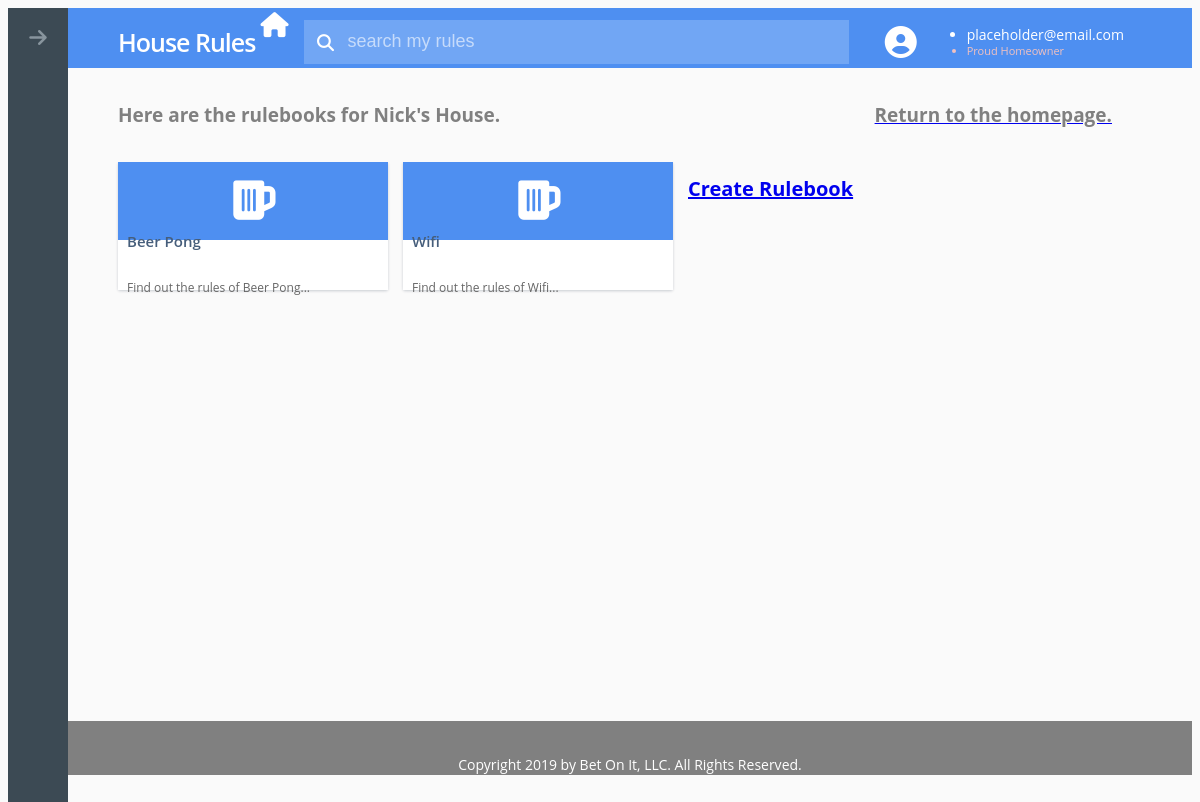
The app's page /house/2/ with its own data.
### hr/models.py (models this page shows, shortened)
class House(models.Model):
	house_name = models.CharField(max_length=50)
	def __str__(self):
		return self.house_name

class Rulebook(models.Model):
	rulebook_name = models.CharField(max_length=50)
	parent_house = models.ForeignKey(House, default = "0000000", on_delete=models.CASCADE)

### hr/views.py (the view)
# urls.py: path('house/<int:House_id>/', views.house),
def house(request, House_id):
	template = loader.get_template('hr/houseRules.html')
	house = get_object_or_404(House, pk=House_id)
	rulebook_list = Rulebook.objects.filter(parent_house = House_id)
	context = {
		'House' : house,
		'rulebook_list' : rulebook_list
	}
	return HttpResponse(template.render(context, request))

### hr/templates/hr/houseRules.html (shortened to what this page needs)
{% load static %}
<!DOCTYPE html>
<head>
	{% block css_js %}
		<link rel="stylesheet" href="https://cdnjs.cloudflare.com/ajax/libs/meyer-reset/2.0/reset.min.css">
		<link rel = "stylesheet" type = "text/css" href = "{% static 'hr/house/style.css' %}"/>
	{% endblock %}
</head>
<body>
<main class="main-content">
	<div class="masthead">
		<div class="logo">
			<h1>House Rules<i class="fas fa-home logo-icon" aria-hidden="true"></i></h1>
		</div>
		<div class="rules-search">
			<form>
				<input type="search" class="search-input" placeholder="search my rules" aria-label="search rules">
				<i class="fas fa-search search-icon" aria-hidden="true"></i>
			</form>
		</div>
		<div class="user-settings" tabindex="0" aria-label="User Settings">
			<div class="user-image">
				<i class="fas fa-user-circle" aria-hidden="true"></i>
			</div>
			<ul class="user-info">
				<li class="user-email">placeholder@email.com</li>
				<li class="user-type">Proud Homeowner</li>
			</ul>
		</div>
	</div>
	<div class="rules-items-controls">
	{% if rulebook_list %}
		<h2>Here are the rulebooks for {{House}}.</h1>
	{% else %}
	    <h2>No rulebooks are available.</h2>
	{% endif %}
	<a href = "/">
		<h2>Return to the homepage.</h2>
	</a>
	</div>
	<div class="rules-items-container">
		{% for rulebook in rulebook_list %}
		<a href = "/rulebook/{{ rulebook.id }}/" style="text-decoration:none">
			<div class="rules-item password-item" tabindex="0">
				<div class="rules-item-thumbnail">
					<i class="fas fa-beer" aria-hidden="true"></i>
				</div>
				<div class="rules-item-info">
					<h3 class="rules-item-name">{{ rulebook.rulebook_name }}</h3>
					<h4 class="rules-item-summary">Find out the rules of {{ rulebook.rulebook_name }}...</h4>
				</div>
			</div>
		</a>
		{% endfor %}
		<a href="/rulebook/new">
			<h1>Create Rulebook</h1>
		</a>
	</div>
	<div id = "footer" align = "center">
      <p> Copyright 2019 by Bet On It, LLC.  All Rights Reserved. </p>
    </div>
</main>
<nav class="sidebar">
	<button class="collapse-btn menu-btn btn" aria-label="Expand Menu" title="Expand Menu">
            <i class="fas fa-arrow-right" aria-hidden="true"></i>
        </button>
</nav>
</body>

### hr/static/hr/house/style.css (style rules this page uses)
body { font-family: "Open Sans", Arial, sans-serif; display: flex; min-height: 100vh; background-color: #fafafa; position: relative; }
#footer { font-size: 14px; color: #ffffff; width: 100%; height: 16%; text-align: center; background: #808080; padding-top: 20px; padding-bottom: 20px; }
.main-content { display: flex; flex-direction: column; flex: 1; order: 1; text-decoration: none; }
.btn { font-size: inherit; font-weight: inherit; background: none; border: none; color: inherit; display: flex; justify-content: center; align-items: center; cursor: pointer; }
.masthead { display: flex; align-items: center; flex-basis: 6rem; position: -webkit-sticky; position: sticky; top: 0; background-color: #4e8ff1; color: #fff; padding: 0 5rem; }
.logo h1 { font-size: 2.5rem; font-weight: 600; letter-spacing: -0.1rem; white-space: nowrap; }
.logo-icon { position: relative; padding-left: 0.5rem; vertical-align: middle; bottom: 20px; }
.rules-search { flex: 1 0 19.2rem; margin: 0 1.6rem; position: relative; }
.search-input { font-size: 1.8rem; font-weight: 400; height: 4.4rem; width: 98%; background-color: rgba(255, 255, 255, 0.2); color: #fff; caret-color: #fff; padding-left: 4.4rem; border: none; }
.search-input::placeholder { color: rgba(255, 255, 255, 0.6); }
.search-icon { font-size: 1.7rem; position: absolute; top: 2.2rem; left: 2.2rem; transform: translate(-50%, -50%); }
.user-settings { display: flex; align-items: center; font-weight: 400; line-height: 1.2; height: 100%; padding: 0 0.8rem; cursor: pointer; }
.user-image { font-size: 3.2rem; }
.user-info { margin: 0 1rem; }
.user-email { font-size: 1.4rem; }
.user-type { font-size: 1.1rem; color: #f1c1c0; }
.rules-items-controls { display: flex; align-items: center; position: -webkit-sticky; position: sticky; top: 6rem; padding: 1.8rem 5rem; background-color: #fafafa; }
.rules-items-controls h2 { flex: 1; font-size: 1.9rem; font-weight: 700; color: #808080; }
.rules-items-container { display: flex; flex-wrap: wrap; align-content: flex-start; flex: 1; padding: 0 5rem 1.5rem; }
.rules-item { display: flex; flex-direction: column; flex-basis: 27rem; height: 12.8rem; margin-right: 1.5rem; margin-bottom: 3rem; border-radius: 0.2rem; box-shadow: 0 0.1rem 0.3rem rgba(0, 24, 48, 0.2); cursor: pointer; }
.rules-item-info { flex-basis: 5rem; display: flex; flex-direction: column; justify-content: center; background-color: #fff; padding: 0 0.9rem; line-height: 1.2; }
.rules-item-name { font-size: 1.5rem; font-weight: 600; color: #465e7b; text-decoration: none }
.rules-item-summary { font-size: 1.2rem; font-weight: 400; color: #666; }
.rules-item-thumbnail { display: flex; justify-content: center; align-items: center; flex: 1; font-size: 4.5rem; color: #fff; }
.password-item .rules-item-thumbnail { background-color: #4e8ff1; }
.sidebar { display: flex; flex-direction: column; flex: 0 0 6rem; position: -webkit-sticky; position: sticky; top: 0; height: 100vh; font-size: 20px; background-color: #3c4a54; color: #88959e; }
.menu-btn { height: 4rem; flex-shrink: 0; width: 100%; }
.collapse-btn { height: 6rem; }

### records on screen
House: house_name "Nick's House"
Rulebook: rulebook_name "Beer Pong"
Rulebook: rulebook_name "Wifi"
